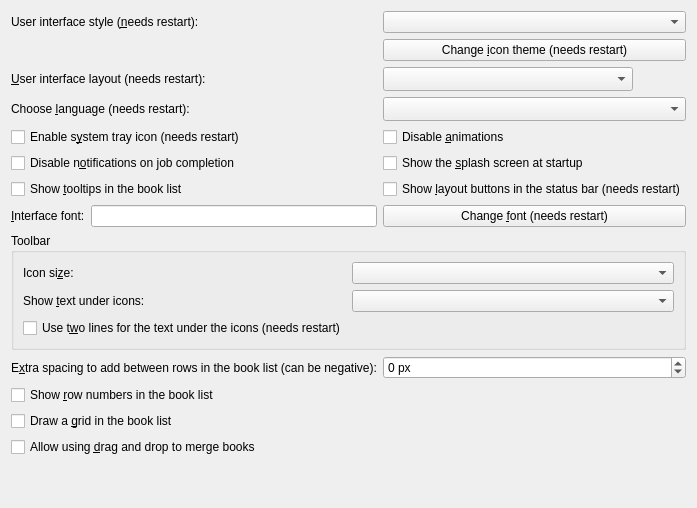
     <widget class="QWidget" name="main_interface_tab">
      <attribute name="icon">
       <iconset resource="../../../../resources/images.qrc">
        <normaloff>:/images/lt.png</normaloff>:/images/lt.png</iconset>
      </attribute>
      <attribute name="title">
       <string>&amp;Main interface</string>
      </attribute>
      <layout class="QGridLayout" name="gridLayout_9">
       <item row="5" column="0">
        <widget class="QCheckBox" name="opt_disable_tray_notification">
         <property name="toolTip">
          <string>Disable popup notifications when calibre completes jobs such a conversion, sending to device etc. The notifications are sent via the operating system notification facility, if available. Note that on Windows, you have to enable the system tray icon for notifications to work.</string>
         </property>
         <property name="text">
          <string>Disable n&amp;otifications on job completion</string>
         </property>
        </widget>
       </item>
       <item row="1" column="0">
        <widget class="QLabel" name="icon_theme">
         <property name="text">
          <string/>
         </property>
        </widget>
       </item>
       <item row="7" column="0">
        <layout class="QHBoxLayout" name="horizontalLayout">
         <item>
          <widget class="QLabel" name="label_2">
           <property name="text">
            <string>&amp;Interface font:</string>
           </property>
           <property name="buddy">
            <cstring>font_display</cstring>
           </property>
          </widget>
         </item>
         <item>
          <widget class="QLineEdit" name="font_display">
           <property name="readOnly">
            <bool>true</bool>
           </property>
          </widget>
         </item>
        </layout>
       </item>
       <item row="2" column="1">
        <widget class="QComboBox" name="opt_gui_layout">
         <property name="maximumSize">
          <size>
           <width>250</width>
           <height>16777215</height>
          </size>
         </property>
         <property name="sizeAdjustPolicy">
          <enum>QComboBox::AdjustToMinimumContentsLengthWithIcon</enum>
         </property>
         <property name="minimumContentsLength">
          <number>20</number>
         </property>
        </widget>
       </item>
       <item row="4" column="1">
        <widget class="QCheckBox" name="opt_disable_animations">
         <property name="toolTip">
          <string>Disable all animations. Useful if you have a slow/old computer.</string>
         </property>
         <property name="text">
          <string>Disable &amp;animations</string>
         </property>
        </widget>
       </item>
       <item row="3" column="1">
        <widget class="QComboBox" name="opt_language">
         <property name="sizeAdjustPolicy">
          <enum>QComboBox::AdjustToMinimumContentsLengthWithIcon</enum>
         </property>
         <property name="minimumContentsLength">
          <number>20</number>
         </property>
        </widget>
       </item>
       <item row="13" column="0">
        <spacer name="verticalSpacer_3">
         <property name="orientation">
          <enum>Qt::Vertical</enum>
         </property>
         <property name="sizeHint" stdset="0">
          <size>
           <width>20</width>
           <height>40</height>
          </size>
         </property>
        </spacer>
       </item>
       <item row="0" column="0">
        <widget class="QLabel" name="label_widget_style">
         <property name="text">
          <string>User interface style (&amp;needs restart):</string>
         </property>
         <property name="buddy">
          <cstring>opt_ui_style</cstring>
         </property>
        </widget>
       </item>
       <item row="1" column="1">
        <widget class="QPushButton" name="icon_theme_button">
         <property name="text">
          <string>Change &amp;icon theme (needs restart)</string>
         </property>
        </widget>
       </item>
       <item row="12" column="0">
        <widget class="QCheckBox" name="opt_dnd_merge">
         <property name="text">
          <string>Allow using &amp;drag and drop to merge books</string>
         </property>
        </widget>
       </item>
       <item row="5" column="1">
        <widget class="QCheckBox" name="opt_show_splash_screen">
         <property name="text">
          <string>Show the &amp;splash screen at startup</string>
         </property>
        </widget>
       </item>
       <item row="10" column="0">
        <widget class="QCheckBox" name="opt_row_numbers_in_book_list">
         <property name="text">
          <string>Show &amp;row numbers in the book list</string>
         </property>
        </widget>
       </item>
       <item row="11" column="0" colspan="2">
        <widget class="QCheckBox" name="opt_booklist_grid">
         <property name="text">
          <string>Draw a &amp;grid in the book list</string>
         </property>
        </widget>
       </item>
       <item row="2" column="0">
        <widget class="QLabel" name="label_17">
         <property name="text">
          <string>&amp;User interface layout (needs restart):</string>
         </property>
         <property name="buddy">
          <cstring>opt_gui_layout</cstring>
         </property>
        </widget>
       </item>
       <item row="3" column="0">
        <widget class="QLabel" name="label_7">
         <property name="text">
          <string>Choose &amp;language (needs restart):</string>
         </property>
         <property name="buddy">
          <cstring>opt_language</cstring>
         </property>
        </widget>
       </item>
       <item row="4" column="0">
        <widget class="QCheckBox" name="opt_systray_icon">
         <property name="text">
          <string>Enable s&amp;ystem tray icon (needs restart)</string>
         </property>
        </widget>
       </item>
       <item row="9" column="1">
        <widget class="QSpinBox" name="opt_book_list_extra_row_spacing">
         <property name="suffix">
          <string> px</string>
         </property>
         <property name="minimum">
          <number>-20</number>
         </property>
        </widget>
       </item>
       <item row="8" column="0" colspan="2">
        <widget class="QGroupBox" name="groupBox_2">
         <property name="title">
          <string>Toolbar</string>
         </property>
         <layout class="QGridLayout" name="gridLayout_8">
          <item row="0" column="1">
           <widget class="QComboBox" name="opt_toolbar_icon_size"/>
          </item>
          <item row="0" column="0">
           <widget class="QLabel" name="label_5">
            <property name="text">
             <string>Icon si&amp;ze:</string>
            </property>
            <property name="buddy">
             <cstring>opt_toolbar_icon_size</cstring>
            </property>
           </widget>
          </item>
          <item row="1" column="1">
           <widget class="QComboBox" name="opt_toolbar_text"/>
          </item>
          <item row="1" column="0">
           <widget class="QLabel" name="label_8">
            <property name="text">
             <string>Show &amp;text under icons:</string>
            </property>
            <property name="buddy">
             <cstring>opt_toolbar_text</cstring>
            </property>
           </widget>
          </item>
          <item row="2" column="0" colspan="2">
           <widget class="QCheckBox" name="opt_wrap_toolbar_text">
            <property name="text">
             <string>Use t&amp;wo lines for the text under the icons (needs restart)</string>
            </property>
           </widget>
          </item>
         </layout>
        </widget>
       </item>
       <item row="9" column="0">
        <widget class="QLabel" name="label_4">
         <property name="text">
          <string>E&amp;xtra spacing to add between rows in the book list (can be negative):</string>
         </property>
         <property name="buddy">
          <cstring>opt_book_list_extra_row_spacing</cstring>
         </property>
        </widget>
       </item>
       <item row="7" column="1">
        <widget class="QPushButton" name="change_font_button">
         <property name="text">
          <string>Change &amp;font (needs restart)</string>
         </property>
        </widget>
       </item>
       <item row="0" column="1">
        <widget class="QComboBox" name="opt_ui_style"/>
       </item>
       <item row="6" column="1">
        <widget class="QCheckBox" name="opt_show_layout_buttons">
         <property name="text">
          <string>Show &amp;layout buttons in the status bar (needs restart)</string>
         </property>
        </widget>
       </item>
       <item row="6" column="0">
        <widget class="QCheckBox" name="opt_book_list_tooltips">
         <property name="text">
          <string>Show &amp;tooltips in the book list</string>
         </property>
        </widget>
       </item>
      </layout>
     </widget>
